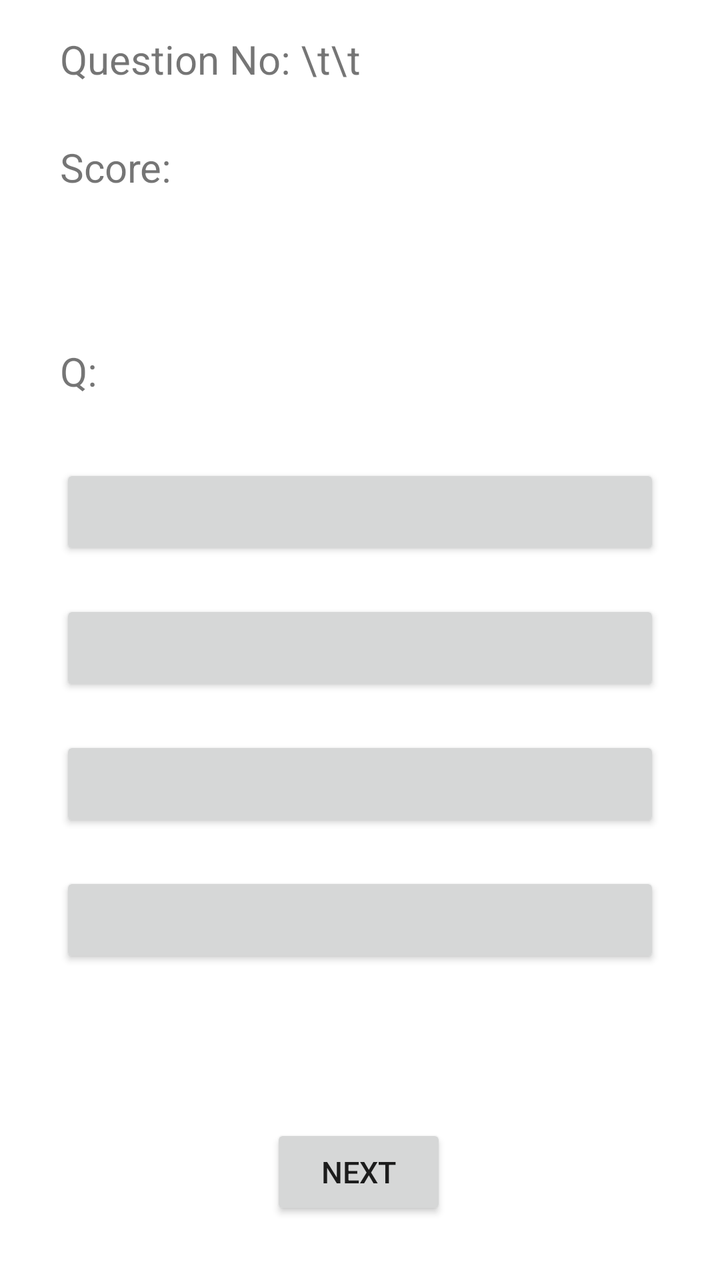
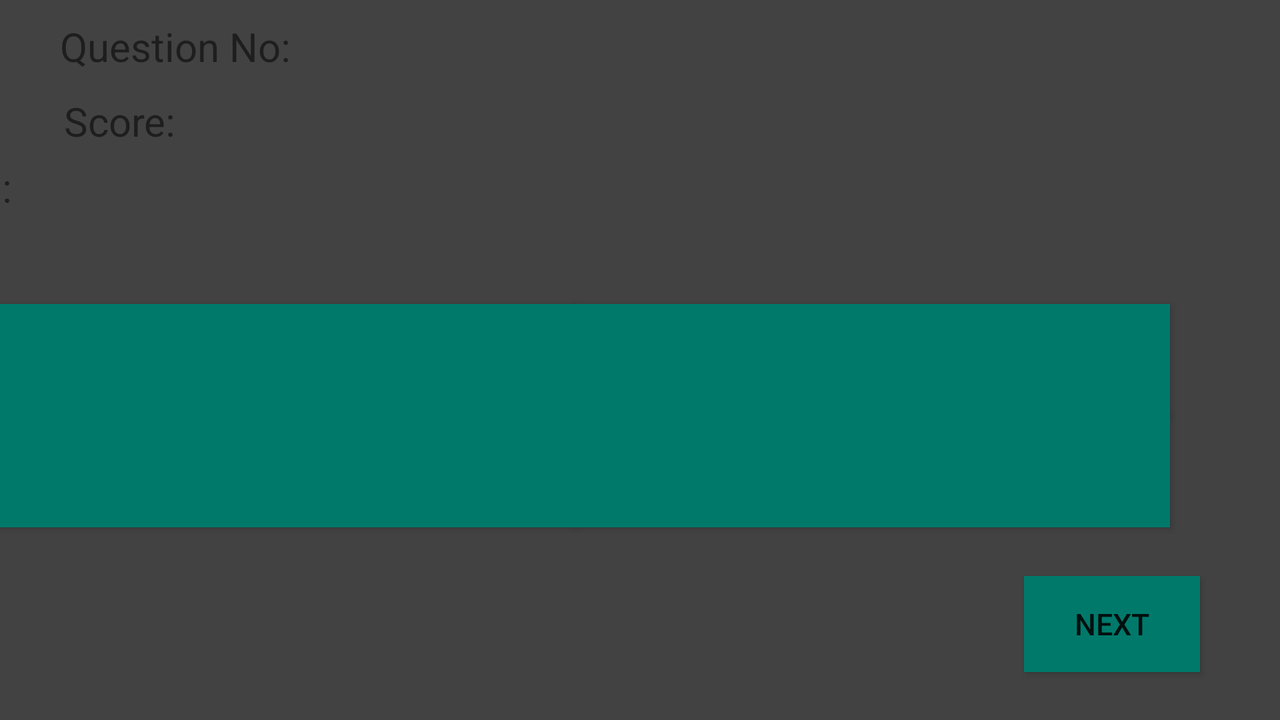

Two renders of one Android screen. The first uses the default layout on a phone; the second uses the alternative layout the repository ships for a different screen configuration, on a matching device. The two XML files are below.
<!-- AndroidManifest.xml: application theme Theme.Assignment02_QuizApp -->
<!-- res/layout/activity_main.xml -->
<?xml version="1.0" encoding="utf-8"?>
<androidx.constraintlayout.widget.ConstraintLayout xmlns:android="http://schemas.android.com/apk/res/android"
    xmlns:app="http://schemas.android.com/apk/res-auto"
    xmlns:tools="http://schemas.android.com/tools"
    android:layout_width="match_parent"
    android:layout_height="match_parent"
    android:visibility="visible"
    tools:context=".MainActivity">

    <TextView
        android:id="@+id/QNo"
        android:layout_width="match_parent"
        android:layout_height="wrap_content"
        android:layout_marginHorizontal="30dp"
        android:layout_marginTop="16dp"
        android:text="Question No: \t\t"
        android:textSize="20dp"
        app:layout_constraintEnd_toEndOf="parent"
        app:layout_constraintHorizontal_bias="1.0"
        app:layout_constraintStart_toStartOf="parent"
        app:layout_constraintTop_toTopOf="parent" />

    <TextView
        android:id="@+id/Score"
        android:layout_width="match_parent"
        android:layout_height="wrap_content"
        android:layout_marginHorizontal="30dp"
        android:layout_marginTop="70dp"
        android:text="Score: "
        android:textSize="20dp"
        app:layout_constraintEnd_toEndOf="parent"
        app:layout_constraintHorizontal_bias="0.202"
        app:layout_constraintStart_toStartOf="parent"
        app:layout_constraintTop_toTopOf="parent" />

    <TextView
        android:id="@+id/Question"
        android:layout_width="match_parent"
        android:layout_height="wrap_content"
        android:layout_marginHorizontal="30dp"
        android:layout_marginTop="156dp"
        android:text="Q: "
        android:textSize="20dp"
        app:layout_constraintEnd_toEndOf="parent"
        app:layout_constraintStart_toStartOf="parent"
        app:layout_constraintTop_toTopOf="@+id/QNo" />

    <Button
        android:id="@+id/OptA"
        android:layout_width="match_parent"
        android:layout_height="wrap_content"
        android:layout_marginHorizontal="30dp"
        android:layout_marginTop="232dp"
        android:textSize="15dp"
        app:layout_constraintEnd_toEndOf="@+id/OptB"
        app:layout_constraintHorizontal_bias="0.0"
        app:layout_constraintStart_toStartOf="@+id/OptB"
        app:layout_constraintTop_toTopOf="parent" />

    <Button
        android:id="@+id/OptB"
        android:layout_width="match_parent"
        android:layout_height="wrap_content"
        android:layout_marginHorizontal="30dp"
        android:layout_marginTop="68dp"
        android:textSize="15dp"
        app:layout_constraintEnd_toEndOf="@+id/OptC"
        app:layout_constraintHorizontal_bias="0.498"
        app:layout_constraintStart_toStartOf="@+id/OptC"
        app:layout_constraintTop_toTopOf="@+id/OptA" />

    <Button
        android:id="@+id/OptC"
        android:layout_width="match_parent"
        android:layout_height="wrap_content"
        android:layout_marginHorizontal="30dp"
        android:layout_marginTop="68dp"
        android:textSize="15dp"
        app:layout_constraintEnd_toEndOf="parent"
        app:layout_constraintStart_toStartOf="@+id/OptD"
        app:layout_constraintTop_toTopOf="@+id/OptB" />

    <Button
        android:id="@+id/OptD"
        android:layout_width="match_parent"
        android:layout_height="wrap_content"
        android:layout_marginHorizontal="30dp"
        android:layout_marginTop="88dp"
        android:textSize="15dp"
        app:layout_constraintEnd_toEndOf="parent"
        app:layout_constraintHorizontal_bias="1.0"
        app:layout_constraintStart_toStartOf="parent"
        app:layout_constraintTop_toBottomOf="@+id/OptB" />

    <TextView
        android:id="@+id/Remarks"
        android:layout_width="wrap_content"
        android:layout_height="wrap_content"
        android:layout_marginTop="20dp"
        android:layout_marginBottom="2dp"
        android:textSize="20dp"
        app:layout_constraintBottom_toBottomOf="parent"
        app:layout_constraintEnd_toEndOf="parent"
        app:layout_constraintStart_toStartOf="parent"
        app:layout_constraintTop_toBottomOf="@+id/OptD"
        app:layout_constraintVertical_bias="0.0" />

    <TextView
        android:id="@+id/CorrectAns"
        android:layout_width="wrap_content"
        android:layout_height="wrap_content"
        android:layout_marginTop="2dp"
        android:layout_marginBottom="108dp"
        android:textSize="18dp"
        app:layout_constraintBottom_toBottomOf="parent"
        app:layout_constraintEnd_toEndOf="parent"
        app:layout_constraintHorizontal_bias="0.5"
        app:layout_constraintStart_toStartOf="parent"
        app:layout_constraintTop_toTopOf="@+id/OptD"
        app:layout_constraintVertical_bias="0.838" />

    <Button
        android:id="@+id/nextBtn"
        android:layout_width="wrap_content"
        android:layout_height="wrap_content"
        android:layout_marginBottom="2dp"
        android:onClick="NextButton"
        android:text="Next"
        android:textSize="15dp"
        app:layout_constraintBottom_toBottomOf="parent"
        app:layout_constraintEnd_toEndOf="parent"
        app:layout_constraintHorizontal_bias="0.498"
        app:layout_constraintStart_toStartOf="parent"
        app:layout_constraintTop_toBottomOf="@+id/OptD"
        app:layout_constraintVertical_bias="0.736" />

</androidx.constraintlayout.widget.ConstraintLayout>
<!-- resources referenced by this layout -->
<resources>
  <style name="Theme.Assignment02_QuizApp" parent="Theme.MaterialComponents.DayNight.DarkActionBar">
          
          <item name="colorPrimary">@color/purple_500</item>
          <item name="colorPrimaryVariant">@color/purple_700</item>
          <item name="colorOnPrimary">@color/white</item>
          
          <item name="colorSecondary">@color/teal_200</item>
          <item name="colorSecondaryVariant">@color/teal_700</item>
          <item name="colorOnSecondary">@color/black</item>
          
          <item name="android:statusBarColor">?attr/colorPrimaryVariant</item>
          
      </style>
</resources>
<!-- res/layout-land/activity_main.xml (the author's variant of the layout above) -->
<!-- drawn on the phone turned sideways -->
<?xml version="1.0" encoding="utf-8"?>
<androidx.constraintlayout.widget.ConstraintLayout xmlns:android="http://schemas.android.com/apk/res/android"
    xmlns:app="http://schemas.android.com/apk/res-auto"
    xmlns:tools="http://schemas.android.com/tools"
    android:layout_width="match_parent"
    android:layout_height="match_parent"
    android:background="@color/cardview_dark_background"
    android:visibility="visible"
    tools:context=".MainActivity">

    <TextView
        android:id="@+id/QNo"
        android:layout_width="240dp"
        android:layout_height="32dp"
        android:layout_marginHorizontal="30dp"
        android:layout_marginStart="30dp"
        android:layout_marginTop="16dp"
        android:layout_marginBottom="12dp"
        android:text="@string/questionNo"
        android:textSize="20sp"
        app:layout_constraintBottom_toTopOf="@+id/Score"
        app:layout_constraintStart_toStartOf="parent"
        app:layout_constraintTop_toTopOf="parent" />

    <TextView
        android:id="@+id/Score"
        android:layout_width="240dp"
        android:layout_height="32dp"
        android:layout_marginHorizontal="30dp"
        android:layout_marginStart="2dp"
        android:layout_marginTop="60dp"
        android:layout_marginBottom="70dp"
        android:text="@string/score"
        android:textSize="20sp"
        app:layout_constraintBottom_toBottomOf="@+id/Question"
        app:layout_constraintStart_toStartOf="@+id/QNo"
        app:layout_constraintTop_toTopOf="parent" />

    <TextView
        android:id="@+id/Question"
        android:layout_width="638dp"
        android:layout_height="56dp"
        android:layout_marginHorizontal="30dp"
        android:layout_marginEnd="5dp"
        android:layout_marginBottom="16dp"
        android:text="@string/question"
        android:textSize="20sp"
        app:layout_constraintBottom_toTopOf="@+id/OptC"
        app:layout_constraintEnd_toEndOf="@+id/OptB"
        app:layout_constraintStart_toStartOf="@+id/Score" />

    <Button
        android:id="@+id/OptA"
        android:layout_width="298dp"
        android:layout_height="56dp"
        android:layout_marginHorizontal="30dp"
        android:layout_marginStart="32dp"
        android:layout_marginEnd="43dp"
        android:background="#00796B"
        android:textSize="15sp"
        app:layout_constraintBottom_toBottomOf="@+id/OptD"
        app:layout_constraintEnd_toStartOf="@+id/OptD"
        app:layout_constraintStart_toStartOf="parent"
        app:layout_constraintTop_toTopOf="@+id/OptD"
        tools:ignore="SpeakableTextPresentCheck" />

    <Button
        android:id="@+id/OptB"
        android:layout_width="298dp"
        android:layout_height="56dp"
        android:layout_marginHorizontal="30dp"
        android:background="#00796B"
        android:textSize="15sp"
        app:layout_constraintBottom_toBottomOf="parent"
        app:layout_constraintEnd_toEndOf="@+id/OptD"
        app:layout_constraintStart_toStartOf="@+id/OptD"
        app:layout_constraintTop_toTopOf="parent"
        tools:ignore="SpeakableTextPresentCheck" />

    <Button
        android:id="@+id/OptC"
        android:layout_width="298dp"
        android:layout_height="56dp"
        android:layout_marginHorizontal="30dp"
        android:background="#00796B"
        android:textSize="15sp"
        app:layout_constraintBottom_toBottomOf="parent"
        app:layout_constraintEnd_toEndOf="@+id/OptA"
        app:layout_constraintStart_toStartOf="@+id/OptA"
        app:layout_constraintTop_toTopOf="parent"
        tools:ignore="SpeakableTextPresentCheck" />

    <Button
        android:id="@+id/OptD"
        android:layout_width="298dp"
        android:layout_height="56dp"
        android:layout_marginHorizontal="30dp"
        android:layout_marginTop="83dp"
        android:layout_marginEnd="15dp"
        android:layout_marginBottom="84dp"
        android:background="#00796B"
        android:textSize="15sp"
        app:layout_constraintBottom_toBottomOf="@+id/nextBtn"
        app:layout_constraintEnd_toEndOf="@+id/nextBtn"
        app:layout_constraintTop_toBottomOf="@+id/Question"
        tools:ignore="SpeakableTextPresentCheck" />

    <TextView
        android:id="@+id/Remarks"
        android:layout_width="wrap_content"
        android:layout_height="wrap_content"
        android:layout_marginStart="11dp"
        android:layout_marginBottom="26dp"
        android:textSize="20sp"
        app:layout_constraintBottom_toBottomOf="parent"
        app:layout_constraintStart_toEndOf="@+id/OptA" />

    <TextView
        android:id="@+id/CorrectAns"
        android:layout_width="wrap_content"
        android:layout_height="wrap_content"
        android:layout_marginStart="32dp"
        android:layout_marginBottom="30dp"
        android:textSize="18sp"
        app:layout_constraintBottom_toBottomOf="parent"
        app:layout_constraintStart_toStartOf="parent" />

    <Button
        android:id="@+id/nextBtn"
        android:layout_width="wrap_content"
        android:layout_height="wrap_content"
        android:layout_marginEnd="40dp"
        android:layout_marginBottom="24dp"
        android:background="#00796B"
        android:onClick="NextButton"
        android:text="@string/next"
        android:textSize="15sp"
        app:layout_constraintBottom_toBottomOf="parent"
        app:layout_constraintEnd_toEndOf="parent" />

</androidx.constraintlayout.widget.ConstraintLayout>
<!-- resources referenced by the variant -->
<!-- as the phone turned sideways resolves them -->
<resources>
  <string name="next">Next</string>
  <string name="question">Q: </string>
  <string name="questionNo">Question No: \t\t</string>
  <string name="score">Score: </string>
  <style name="Theme.Assignment02_QuizApp" parent="Theme.MaterialComponents.DayNight.DarkActionBar">
          
          <item name="colorPrimary">@color/purple_500</item>
          <item name="colorPrimaryVariant">@color/purple_700</item>
          <item name="colorOnPrimary">@color/white</item>
          
          <item name="colorSecondary">@color/teal_200</item>
          <item name="colorSecondaryVariant">@color/teal_700</item>
          <item name="colorOnSecondary">@color/black</item>
          
          <item name="android:statusBarColor">?attr/colorPrimaryVariant</item>
          
      </style>
</resources>
